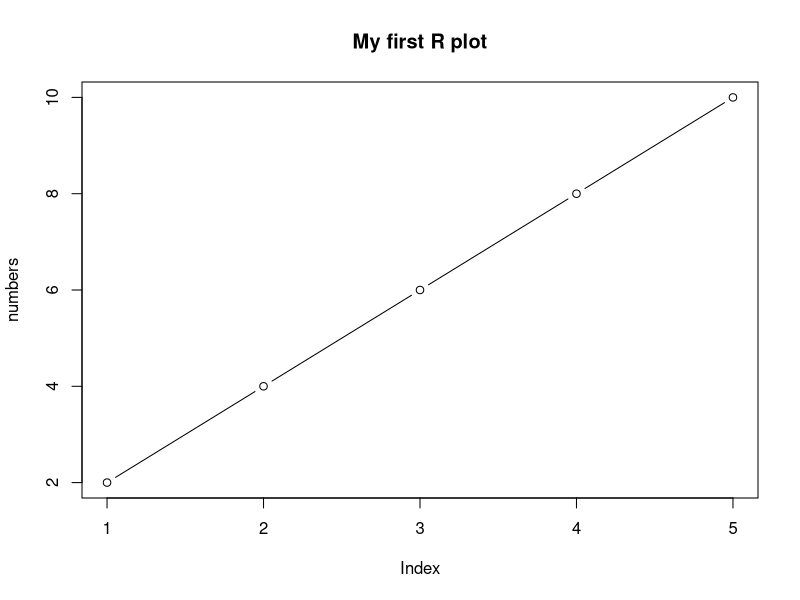

Generate this figure with R:
# Run this file in VS Code:
# Click the Run Source (play) button in the editor toolbar to run the whole file.
# If needed, open the Command Palette (Ctrl+Shift+P) and choose "R: Create R Terminal".
# Or run source("hello.R") in the R terminal from this folder.
# To run selected code, select it and press Ctrl+Enter.
# Expected result: the console prints 6 and a plot appears.

numbers <- c(2, 4, 6, 8, 10)
average <- mean(numbers)

print(average)
plot(numbers, type = "b", main = "My first R plot")
